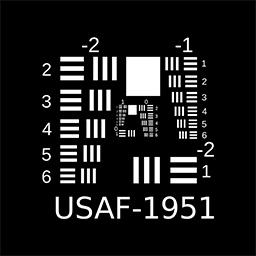
#> input picture ray_tracing/test_image/USAF256.bmp, 256 x 256 px
$ python main_02_image_hologram.py
#> lines starting #> are read from the running program, lines starting #| are printed output that depends on the picture
### wave_prop/wave_propagation.py
import numpy as np

# [70 lines left out: functions Fresnel, Fraunhofer, not called in this run]

def RayleighSommerfeld(Uin, dx, dy, wave, z, method='kernel'):
    """Performs Rayleigh-Sommerfeld diffraction propagation.

    [inputs]
        Uin is the optical field on the source plane.
        dx is the sampling interval in x axis.
        dy is the sampling interval in y axis.
        z is the distance between source and observation planes.
        method is the method used to perform the Fourier transform.
            'kernel' indicates a convolution kernel is used.
            'freq' indicates the transfer function is used.
            The default is the kernel method.

    [output]
        Uout is the field on the observation plane.
    """

    M, N = Uin.shape
    Lx = dx * N
    Ly = dy * M

    k = 2 * np.pi / wave

    if method.lower() == 'freq':
        # use the transfer function in Fourier domain, = RS_AS method
        fx = np.arange(-1/(2*dx), 1/(2*dx), 1/Lx)
        fy = np.arange(-1/(2*dy), 1/(2*dy), 1/Ly)
        FX, FY = np.meshgrid(fx, fy)
        H = np.exp(1j * k * z * np.sqrt(1. - wave*wave*FX*FX - wave*wave*FY*FY))
        H = np.fft.fftshift(H)
    elif method.lower() == 'kernel':
        # use the impusle response kernel, = RS_conv
        x = np.arange(-N*dx/2, N*dx/2, dx)
        y = np.arange(-M*dy/2, M*dy/2, dy)
        X, Y = np.meshgrid(x, y)
        r = np.sqrt(X*X + Y*Y + z*z)
        h = z / (1j*wave) * np.exp(1j*k*r) / (r*r)
        H = np.fft.fft2(np.fft.fftshift(h)) * dx * dy
    else:
        raise ValueError('Unkown simulation method...')


    Uout = np.fft.ifftshift(np.fft.ifft2(H * np.fft.fft2(np.fft.fftshift(Uin))))

    return Uout

### main_02_image_hologram.py
"""
main_02_image_hologram.py demonstrates recording and reconstruction of an image hologram.
Image hologram is a type of hologram where the object field passes through a lens and the
hologram is recorded one focal length away from the lens.
Complex wave field is propagated using Angular Spectrum.
"""

import numpy as np
import imageio.v2 as imageio
import matplotlib.pyplot as plt
from wave_prop.wave_propagation import RayleighSommerfeld


# ---------------------------------------------------------------------
# 1. Input data, set parameters
# ---------------------------------------------------------------------
# USAF256.bmp is a 256x256 8-bit grayscale object pattern.
# convert to grayscale if it is RGB.
img = imageio.imread("ray_tracing/test_image/USAF256.bmp")
#> img is the input picture: shape (256, 256, 4); mean R, G, B, A 27.7, 27.7, 27.7, 254.7

if img.ndim == 3:
    # convert RGB to grayscale (luminance) if needed
    img = np.dot(img[..., :3], [0.299, 0.587, 0.114])
#> img: shape (256, 256) float64

# Display the object pattern
plt.figure()
plt.imshow(img, cmap='gray')
plt.title("Object pattern")
plt.axis('off')

# Convert to double (float64) – needed to attach complex phase
Ii = img.astype(np.float64)

# Add random phase to the object (random roughness)
# PH is uniform in [0,1), so phase = 2π PH is uniform in [0, 2π).
PH = np.random.rand(256, 256)
Ii = Ii * np.exp(1j * 2 * np.pi * PH)

# ---------------------------------------------------------------------
# 2. Zero padding: embed 256x256 object into 512x512 simulation grid
# ---------------------------------------------------------------------
M = 512
I = np.zeros((M, M), dtype=np.complex128)

# Center the 256x256 object inside the 512x512 array
start = (M - 256) // 2   # = 128
end = start + 256        # = 384, but end index in Python slicing is exclusive
I[start:end, start:end] = Ii

# ---------------------------------------------------------------------
# 3. Physical parameters (converted to SI units)
# ---------------------------------------------------------------------
# z = 15 cm -> 0.15 m   (you can change to 0.01, 0.05, 0.15)
z = 0.15  # meters

# w = 6500 * 10^-8 cm -> 650 nm -> 650e-9 m
wavelength = 650e-9  # meters

# delta = 0.005 cm -> 50 µm -> 50e-6 m
dx = 50e-6  # meters
dy = 50e-6  # meters (square pixels)

# Meshgrid of indices r,c similar to MATLAB's r=1:M, c=1:M, [C,R] = meshgrid(c,r).
# We will reuse R for the "phase mismatch" factor later.
r = np.arange(M)   # 0..511 (others use 1..512, the offset is a global phase only)
c = np.arange(M)
C, R = np.meshgrid(c, r)

# ---------------------------------------------------------------------
# 4. Forward propagation (650 nm): object plane -> hologram plane
#    via Angular Spectrum or RS_AS
# ---------------------------------------------------------------------
# I is the complex object field with random phase, padded to 512x512.
# E is the complex field at the hologram (image) plane at distance z.

E = RayleighSommerfeld(I, dx, dy, wavelength, z, method='freq')

# ---------------------------------------------------------------------
# 5. Reconstruction (650 nm): monochromatic reconstruction
# ---------------------------------------------------------------------
# To reconstruct, we propagate the hologram field E backward by distance z,
# i.e., with -z."
# block using a propagation kernel with -z.
R1_field = RayleighSommerfeld(E, dx, dy, wavelength, -z, method='freq')

# Intensity is |R1|^2; normalize to [0,1] for display.
R1_intensity = np.abs(R1_field) ** 2
R1_intensity /= R1_intensity.max()

plt.figure()
plt.imshow(R1_intensity, cmap='gray')
plt.title("Reconstructed image (650 nm)")
plt.axis('off')

# ---------------------------------------------------------------------
# 6. White-light reconstruction: sum over wavelengths 450–650 nm
#    We simulate temporal incoherence
# ---------------------------------------------------------------------
# dw is used 41 wavelengths from 650 nm down to 450 nm in 5 nm steps.
dw = 50.0  # step in "50Å" units; corresponds to 5 nm per step
IMA = np.zeros((M, M), dtype=np.float64)  # accumulator for white-light intensity

# Precompute sin(10°) once – off-axis reference angle used in recording
sin_theta = np.sin(np.deg2rad(10.0))

for delta_w in range(41):  # g = 0..40
    # Reconstruction wavelength w2 in meters
    # (6500 - 50*g)*1e-8 cm = (6500 - 50g)*1e-10 m
    wavelength2 = (6500.0 - dw * delta_w) * 1e-10  # 650nm..450nm

    # Phase-mismatch factor due to wavelength shift ( E2=E.*exp(2i*pi*sind(10)*(w-w2)/w/w2.*R*delta); )
    # R*delta is (approx) the y-coordinate, and (w - w2)/(w*w2) controls the shift.
    # Here R is 0..M-1, and dy=dx is the pixel size.
    y_coords = R * dy  # physical y-coordinate of each row (from top), in meters

    phase_mismatch = np.exp(
        1j * 2 * np.pi * sin_theta * (wavelength - wavelength2) / (wavelength * wavelength2)
        * y_coords
    )

    # Apply the phase mismatch to the hologram field
    E2 = E * phase_mismatch

    # Backward propagation for this wavelength w2 over distance z
    R2_field = RayleighSommerfeld(E2, dx, dy, wavelength2, -z, method='freq')

    # Intensity at this wavelength
    R2_intensity = np.abs(R2_field) ** 2

    # Accumulate into white-light image
    IMA += R2_intensity

# Normalize the summed white-light reconstruction
IMA /= IMA.max()

plt.figure()
plt.imshow(IMA, cmap='gray')
plt.title("Reconstructed image (white light)")
plt.axis('off')

plt.show()
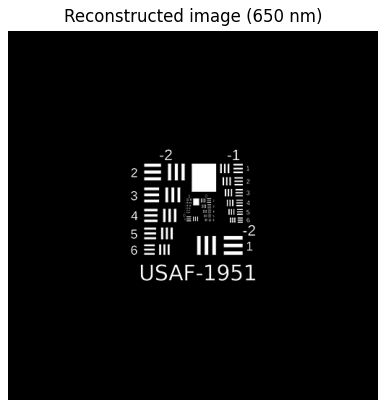
#> figure drawn by matplotlib, 1 panel
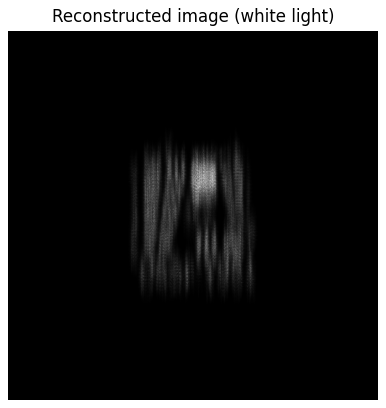
#> figure drawn by matplotlib, 1 panel
